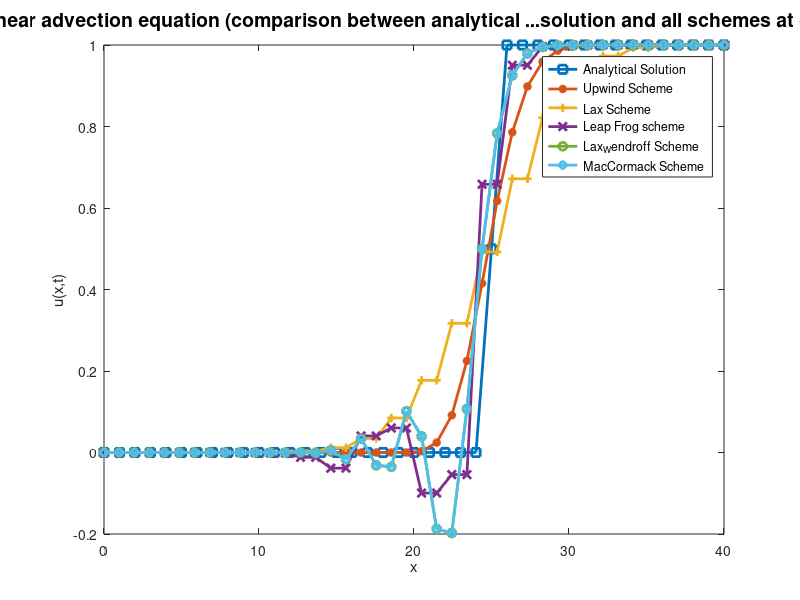

MATLAB code to generate this figure:
%% Analytical Solution
close 
clear 
clc
% Define the grid parameters
x_min = 0;
x_max = 40;
dx = 1;
x = x_min:dx:x_max;
% Allocating memory for the solution
u = zeros(1, length(x));
% Evaluate the function
for j = 1:length(x)
 u(1, j) = 0.5 * (1 + tanh(250 * ((x(j) - 20) - 0.5 *10)));
end
% Plot the solution
figure;
plot(x, u,'-s','linewidth',2);
hold on;
% Defining the domain
L = 40; % Length of domain - here the length considered 40
T = 10; % Final computational time
Nx = 41; % Number of spatial grid points
dx = L/(Nx-1); % Spatial grid size
c = 0.5; % Advection velocity
dt = 0.5; % Time step
Nt = ceil(T/dt); % Number of time steps
x = linspace(0,L,Nx+1); % Spatial grid
u = zeros(Nx+1,Nt+1); % Solution matrix
% Initial condition
u(:,1) = 0.5*(1+tanh(250*(x-20))); % as given in the problem statement 
% Dirichlet boundary condition
u(1,:) = u(1,1);
u(end,:) = u(end,1);
%% UPWIND SCHEME
% Time marching using upwind scheme
for n = 1:Nt
 for i = 2:Nx
    u(i,n+1) = u(i,n) -c*dt/dx * (u(i,n) - u(i-1,n));
 end
end
% Plot the solution at the final time
plot(x,u(:,end),'-*','linewidth',2)
hold on;
%% LAX SCHEME
% Time marching using Lax scheme
for n = 1:Nt
 for i = 2:Nx
    u(i,n+1) = (0.5*(u(i+1,n)+u(i-1,n))) -((c/2)*dt/dx * (u(i+1,n) - u(i-1,n)));
 end
end
% Plot the solution at the final time
plot(x,u(:,end),'-+','linewidth',2)
hold on;
%% LEAP FROG SCHEME
% Time marching using Leap Frog scheme
for n = 2:Nt
 for i = 2:Nx
    u(i,n+1) = u(i,n-1)-(c*dt/dx)*(u(i+1,n) - u(i-1,n));
 end
end
% Plot the solution at the final time
plot(x,u(:,end),'-x','linewidth',2)
hold on;
%% LAX-WENDROFF SCHEME 
% Time marching using Lax-Wendroff scheme
for n = 1:Nt
 for i = 2:Nx
    u(i,n+1) = u(i,n)-(c*dt/(2*dx))*(u(i+1,n)-u(i-1,n))+(c^2*dt^2/(2*dx^2))*(u...
    (i+1,n)-2*u(i,n)+u(i-1,n));
 end
end
% Plot the solution at the final time
plot(x,u(:,end),'-o','linewidth',2)
hold on;
%% MAcCORMACK SCHEME
% Time marching using MacCromack scheme
for n = 1:Nt
 for i = 2:Nx
 up(i,n+1) = u(i,n)- c*dt/dx * (u(i+1,n) - u(i,n));
 u(i,n+1) = 0.5*(up(i,n+1)+u(i,n) - c*dt/dx * (up(i,n+1) - up(i-1,n+1)));
 end
end
% Plot the solution at the final time
plot(x,u(:,end),'-d','linewidth',2)
xlabel('x')
ylabel('u(x,t)')
title(['1D linear advection equation (comparison between analytical ...' ...
    'solution and all schemes at dt = 0.5)'],'FontSize',14)
legend('Analytical Solution','Upwind Scheme','Lax Scheme','Leap Frog scheme'...
    ,'Lax_Wendroff Scheme', 'MacCormack Scheme');
